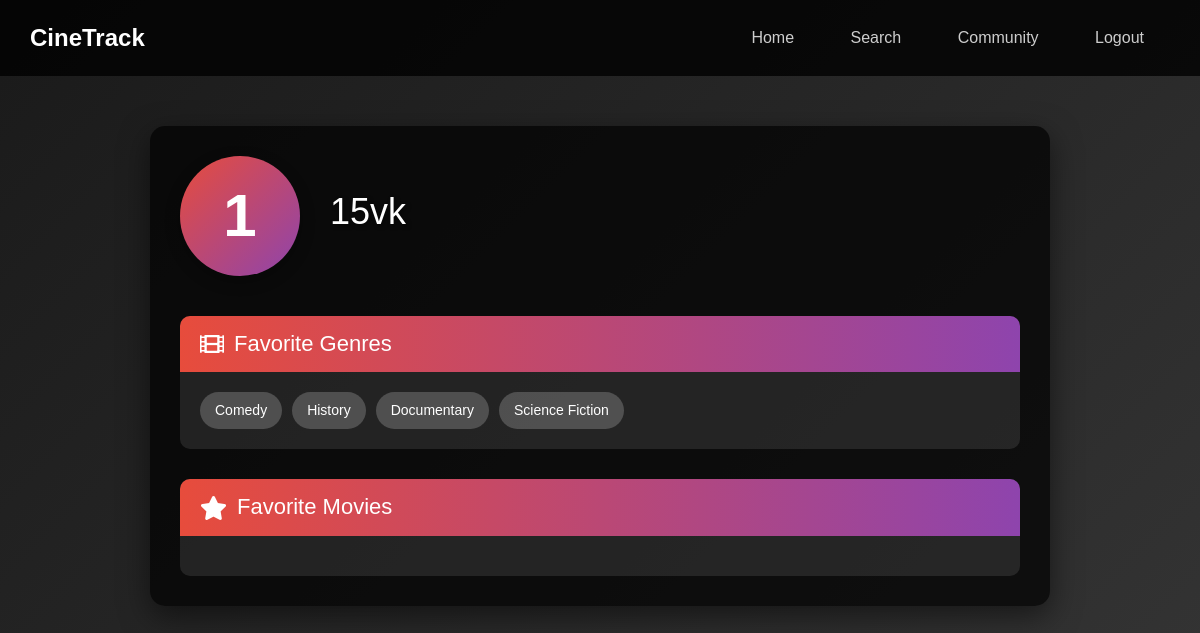
The app's page /profile (signed in) with its own data.
### MRS15/models.py (models this page shows)
class User(db.Model):
    id = db.Column(db.Integer, primary_key=True)
    username = db.Column(db.String(150), unique=True, nullable=False)
    password = db.Column(db.String(150), nullable=False)
    favorite_genre = db.Column(db.String(150), nullable=True)
    favorite_movies = db.Column(db.String(150), nullable=True)
    sent_requests = db.relationship('FriendRequest', foreign_keys='FriendRequest.sender_id', backref='sender', lazy='dynamic')
    received_requests = db.relationship('FriendRequest', foreign_keys='FriendRequest.receiver_id', backref='receiver', lazy='dynamic')
    friends = db.relationship('Friendship', primaryjoin='or_(User.id==Friendship.user_id1, User.id==Friendship.user_id2)', lazy='dynamic')
    watched_movies = db.relationship('WatchedMovie', backref='user', lazy='dynamic')
    wishlist = db.relationship('WishlistMovie', backref='user', lazy='dynamic')
    last_online = db.Column(db.DateTime, default=db.func.current_timestamp())

class Genre(db.Model):
    id = db.Column(db.Integer, primary_key=True)  # Genre ID from the API
    name = db.Column(db.String(100), nullable=False)  # Genre name

### MRS15/routes.py (the view)
@main.route('/profile')
def profile():
    if 'user_id' not in session:
        flash('Please log in to view your profile.', 'danger')
        return redirect(url_for('main.login'))
    user_id = session['user_id']
    user = User.query.get(user_id)
    genre_ids = [int(genre_id) for genre_id in user.favorite_genre.split(',')] if user.favorite_genre else []
    genres = Genre.query.filter(Genre.id.in_(genre_ids)).all()
    genre_names = [genre.name for genre in genres]
    return render_template('profile.html', user=user, genre_names=genre_names)

### MRS15/templates/profile.html (shortened to what this page needs)
<!DOCTYPE html>
<html lang="en">
<head>
    <link rel="stylesheet" href="https://stackpath.bootstrapcdn.com/bootstrap/4.5.2/css/bootstrap.min.css">
    <link rel="stylesheet" href="https://cdnjs.cloudflare.com/ajax/libs/font-awesome/5.15.1/css/all.min.css">
</head>
<body>
    <nav class="navbar">
        <a class="navbar-brand" href="/">CineTrack</a>
        <div class="ml-auto">
            <a class="nav-link d-inline" href="/">Home</a>
            <a class="nav-link d-inline" href="/search">Search</a>
            <a class="nav-link d-inline" href="/community">Community</a>
            <a class="nav-link d-inline" href="/logout">Logout</a>
        </div>
    </nav>
    <div class="profile-container">
        <div class="profile-header">
            <div class="profile-avatar">
                <span>{{ user.username[0] | upper }}</span>
            </div>
            <h1 class="profile-username">{{ user.username }}</h1>
        </div>
        <div class="profile-sections">
            <div class="profile-section">
                <div class="section-header">
                    <i class="fas fa-film"></i>
                    <h2>Favorite Genres</h2>
                </div>
                <div class="section-content genres-container">
                    {% if genre_names %}
                        {% for genre in genre_names %}
                            <span class="genre-badge">{{ genre }}</span>
                        {% endfor %}
                    {% else %}
                        <p class="empty-message">No favorite genres selected yet.</p>
                        {% if session.get('user_id') == user.id %}
                        <a href="/favorites" class="action-button">Add Genres</a>
                        {% endif %}
                    {% endif %}
                </div>
            </div>
            <div class="profile-section">
                <div class="section-header">
                    <i class="fas fa-star"></i>
                    <h2>Favorite Movies</h2>
                </div>
                <div class="section-content">
                </div>
            </div>
        </div>
    </div>
</body>
</html>

### MRS15/templates/profile.html (style rules this page uses)
body { background: linear-gradient(135deg, #1a1a1a, #333); color: white; font-family: 'Arial', sans-serif; margin: 0; padding: 0; }
.profile-container { max-width: 900px; margin: 50px auto; padding: 30px; background: rgba(0, 0, 0, 0.7); border-radius: 15px; box-shadow: 0 10px 30px rgba(0, 0, 0, 0.5); }
.profile-header { display: flex; align-items: center; margin-bottom: 40px; animation: fadeIn 0.8s ease-in-out; }
.profile-avatar { width: 120px; height: 120px; border-radius: 50%; background: linear-gradient(135deg, #e74c3c, #8e44ad); display: flex; align-items: center; justify-content: center; margin-right: 30px; box-shadow: 0 5px 15px rgba(0,0,0,0.3); }
.profile-avatar span { font-size: 60px; color: white; font-weight: bold; }
.profile-username { font-size: 36px; color: #fff; text-shadow: 2px 2px 4px rgba(0,0,0,0.5); }
.profile-sections { display: grid; grid-template-columns: 1fr; gap: 30px; }
.profile-section { background: rgba(255, 255, 255, 0.1); border-radius: 10px; overflow: hidden; transition: transform 0.3s, box-shadow 0.3s; animation: slideUp 0.5s ease-out forwards; opacity: 0; }
.profile-section:nth-child(1) { animation-delay: 0.1s; }
.profile-section:nth-child(2) { animation-delay: 0.3s; }
.section-header { background: linear-gradient(to right, #e74c3c, #8e44ad); color: white; padding: 15px 20px; display: flex; align-items: center; }
.section-header i { font-size: 24px; margin-right: 10px; }
.section-header h2 { margin: 0; font-size: 22px; }
.section-content { padding: 20px; }
.genres-container { display: flex; flex-wrap: wrap; gap: 10px; }
.genre-badge { background: rgba(255, 255, 255, 0.2); padding: 8px 15px; border-radius: 20px; font-size: 14px; color: white; transition: all 0.3s; }
.navbar { background: rgba(0, 0, 0, 0.8); padding: 15px 30px; }
.navbar-brand { color: white; font-size: 24px; font-weight: bold; }
.nav-link { color: rgba(255, 255, 255, 0.8); margin: 0 10px; transition: color 0.3s; }

### records on screen
User: username "1", username "15vk"
Genre: name "Comedy"
Genre: name "History"
Genre: name "Documentary"
Genre: name "Science Fiction"
